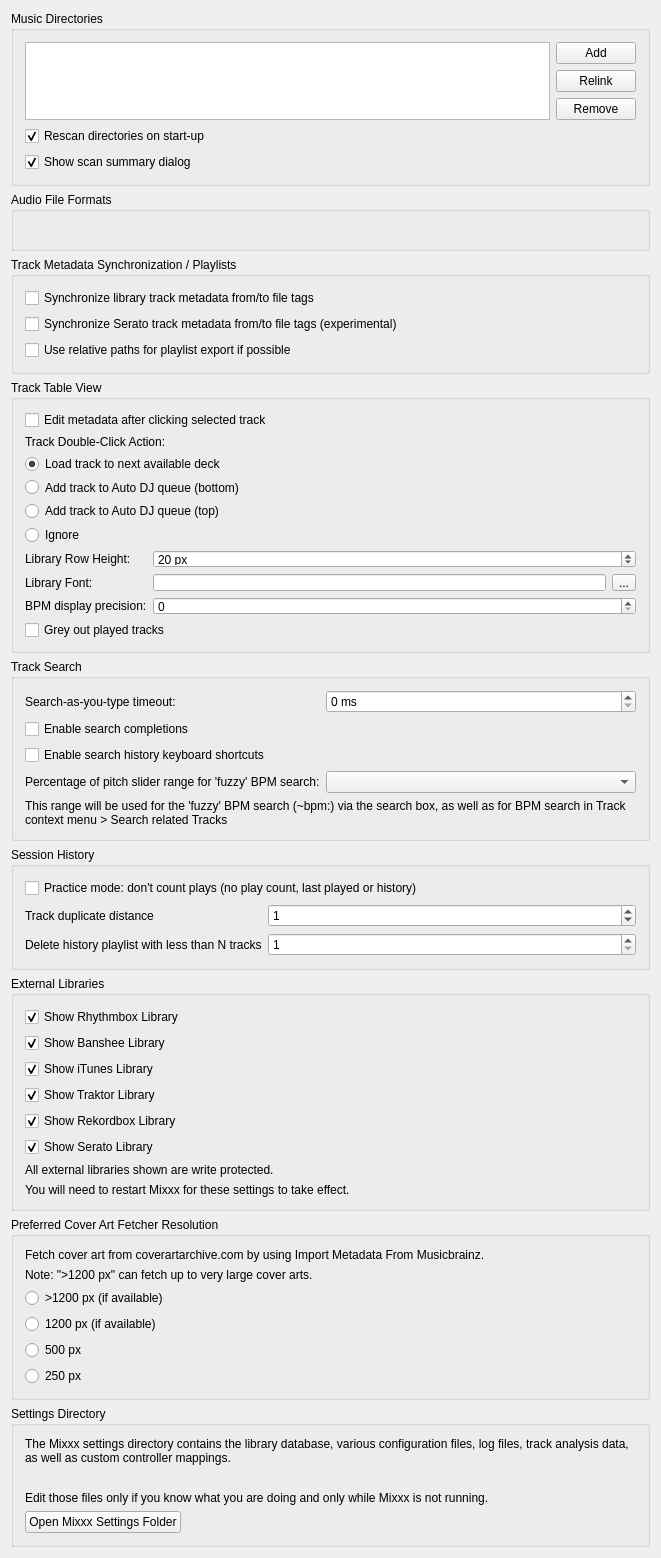
<?xml version="1.0" encoding="UTF-8"?>
<ui version="4.0">
 <class>DlgPrefLibraryDlg</class>
 <widget class="QWidget" name="DlgPrefLibraryDlg">
  <property name="geometry">
   <rect>
    <x>0</x>
    <y>0</y>
    <width>661</width>
    <height>1522</height>
   </rect>
  </property>
  <property name="windowTitle">
   <string notr="true">Library Preferences</string>
  </property>
  <layout class="QVBoxLayout" name="verticalLayout">

   <item>
    <widget class="QGroupBox" name="groupBox_MusicDirectories">
     <property name="title">
      <string>Music Directories</string>
     </property>
     <layout class="QGridLayout" name="gridLayout_music_directories">

      <item row="0" column="0" rowspan="3">
       <widget class="QListView" name="dirList">
        <property name="editTriggers">
         <set>QAbstractItemView::NoEditTriggers</set>
        </property>
        <property name="iconSize">
         <size>
          <width>16</width>
          <height>16</height>
         </size>
        </property>
        <property name="uniformItemSizes">
         <bool>true</bool>
        </property>
       </widget>
      </item>

      <item row="0" column="1">
       <widget class="QPushButton" name="pushButton_add_dir">
        <property name="font">
         <font/>
        </property>
        <property name="toolTip">
         <string>Add a directory where your music is stored. Mixxx will watch this directory and its subdirectories for new tracks.</string>
        </property>
        <property name="text">
         <string>Add</string>
        </property>
       </widget>
      </item>

      <item row="1" column="1">
       <widget class="QPushButton" name="pushButton_relocate_dir">
        <property name="toolTip">
         <string>If an existing music directory is moved, Mixxx doesn't know where to find the audio files in it. Choose Relink to select the music directory in its new location. &lt;br/&gt; This will re-establish the links to the audio files in the Mixxx library.</string>
        </property>
        <property name="text">
         <string extracomment="This will re-establish the links to the audio files in the Mixxx database if you move an music directory to a new location.">Relink</string>
        </property>
       </widget>
      </item>

      <item row="2" column="1">
       <widget class="QPushButton" name="pushButton_remove_dir">
        <property name="font">
         <font/>
        </property>
        <property name="toolTip">
         <string>If removed, Mixxx will no longer watch this directory and its subdirectories for new tracks.</string>
        </property>
        <property name="text">
         <string>Remove</string>
        </property>
       </widget>
      </item>

      <item row="3" column="0" colspan="2">
       <widget class="QCheckBox" name="checkBox_library_scan">
        <property name="text">
         <string>Rescan directories on start-up</string>
        </property>
        <property name="checked">
         <bool>true</bool>
        </property>
       </widget>
      </item>

      <item row="4" column="0" colspan="2">
       <widget class="QCheckBox" name="checkBox_library_scan_summary">
        <property name="text">
         <string>Show scan summary dialog</string>
        </property>
        <property name="checked">
         <bool>true</bool>
        </property>
       </widget>
      </item>

     </layout>
    </widget>
   </item>

   <item>
    <widget class="QGroupBox" name="groupBox_AudioFileFormats">
     <property name="title">
      <string>Audio File Formats</string>
     </property>
     <property name="flat">
      <bool>false</bool>
     </property>
     <layout class="QGridLayout" name="gridLayout_audio_formats">
      <item row="0" column="0">
       <widget class="QLabel" name="builtInFormats">
        <property name="text">
         <string/>
        </property>
        <property name="wordWrap">
         <bool>true</bool>
        </property>
       </widget>
      </item>
     </layout>
    </widget>
   </item>

   <item>
    <widget class="QGroupBox" name="groupBox_AudioFileTags">
     <property name="title">
      <string>Track Metadata Synchronization / Playlists</string>
     </property>
     <layout class="QGridLayout" name="gridLayout_metadata">
      <item row="0" column="0" colspan="2">
       <widget class="QCheckBox" name="checkBox_sync_track_metadata">
        <property name="toolTip">
         <string>Automatically write modified track metadata from the library into file tags and reimport metadata from updated file tags into the library</string>
        </property>
        <property name="text">
         <string>Synchronize library track metadata from/to file tags</string>
        </property>
       </widget>
      </item>

      <item row="1" column="0">
       <widget class="QCheckBox" name="checkBox_serato_metadata_export">
        <property name="toolTip">
         <string>Keeps track color, beat grid, bpm lock, cue points, and loops synchronized with SERATO_MARKERS/MARKERS2 file tags.&lt;br/&gt;&lt;br/&gt;WARNING: Enabling this option also enables the reimport of Serato metadata after files have been modified outside of Mixxx. On reimport existing metadata in Mixxx is replaced with the metadata found in file tags. Custom metadata not included in file tags like loop colors is lost.</string>
        </property>
        <property name="text">
         <string>Synchronize Serato track metadata from/to file tags (experimental)</string>
        </property>
       </widget>
      </item>

      <item row="2" column="0" colspan="2">
       <widget class="QCheckBox" name="checkBox_use_relative_path">
        <property name="text">
         <string>Use relative paths for playlist export if possible</string>
        </property>
       </widget>
      </item>
     </layout>
    </widget>
   </item>

   <item>
    <widget class="QGroupBox" name="groupBox_TrackTableView">
     <property name="title">
      <string>Track Table View</string>
     </property>
     <layout class="QGridLayout" name="gridLayout_track_table_view">

      <item row="1" column="0" colspan="3">
       <widget class="QCheckBox" name="checkBox_edit_metadata_selected_clicked">
        <property name="text">
         <string>Edit metadata after clicking selected track</string>
        </property>
       </widget>
      </item>

      <item row="2" column="0" colspan="3">
       <widget class="QLabel" name="label_doubeClickAction">
        <property name="text">
         <string>Track Double-Click Action:</string>
        </property>
        <property name="alignment">
         <set>Qt::AlignLeft|Qt::AlignVCenter</set>
        </property>
       </widget>
      </item>

      <item row="3" column="0" colspan="3">
       <widget class="QRadioButton" name="radioButton_dbclick_deck">
        <property name="text">
         <string>Load track to next available deck</string>
        </property>
        <property name="checked">
         <bool>true</bool>
        </property>
       </widget>
      </item>
      <item row="4" column="0" colspan="3">
       <widget class="QRadioButton" name="radioButton_dbclick_bottom">
        <property name="text">
         <string>Add track to Auto DJ queue (bottom)</string>
        </property>
       </widget>
      </item>
      <item row="5" column="0" colspan="3">
       <widget class="QRadioButton" name="radioButton_dbclick_top">
        <property name="text">
         <string>Add track to Auto DJ queue (top)</string>
        </property>
       </widget>
      </item>
      <item row="6" column="0" colspan="3">
       <widget class="QRadioButton" name="radioButton_dbclick_ignore">
        <property name="text">
         <string>Ignore</string>
        </property>
       </widget>
      </item>

      <item row="7" column="0">
       <widget class="QLabel" name="label_rowHeight">
        <property name="text">
         <string>Library Row Height:</string>
        </property>
        <property name="alignment">
         <set>Qt::AlignLeft|Qt::AlignVCenter</set>
        </property>
       </widget>
      </item>
      <item row="7" column="1" colspan="2">
       <widget class="QSpinBox" name="spinBox_row_height">
        <property name="suffix">
         <string> px</string>
        </property>
        <property name="minimum">
         <number>5</number>
        </property>
        <property name="maximum">
         <number>100</number>
        </property>
        <property name="value">
         <number>20</number>
        </property>
       </widget>
      </item>

      <item row="8" column="0">
       <widget class="QLabel" name="label_libraryFont">
        <property name="text">
         <string>Library Font:</string>
        </property>
        <property name="alignment">
         <set>Qt::AlignLeft|Qt::AlignVCenter</set>
        </property>
       </widget>
      </item>
      <item row="8" column="1">
       <widget class="QLineEdit" name="lineEdit_library_font">
        <property name="readOnly">
         <bool>true</bool>
        </property>
       </widget>
      </item>
      <item row="8" column="2">
       <widget class="QToolButton" name="btn_library_font">
        <property name="text">
         <string>...</string>
        </property>
       </widget>
      </item>

      <item row="9" column="0">
       <widget class="QLabel" name="label_bpm_precision">
        <property name="text">
         <string>BPM display precision:</string>
        </property>
        <property name="alignment">
         <set>Qt::AlignLeft|Qt::AlignVCenter</set>
        </property>
       </widget>
      </item>
      <item row="9" column="1" colspan="2">
       <widget class="QSpinBox" name="spinbox_bpm_precision"/>
      </item>

      <item row="10" column="0" colspan="3">
       <widget class="QCheckBox" name="checkbox_played_track_color">
        <property name="text">
         <string>Grey out played tracks</string>
        </property>
       </widget>
      </item>

     </layout>
    </widget>
   </item><!-- Track Table View -->

   <item>
    <widget class="QGroupBox" name="groupBox_Search">
     <property name="title">
      <string>Track Search</string>
     </property>
     <layout class="QGridLayout" name="gridLayout_search">

      <item row="0" column="0">
       <widget class="QLabel" name="label_searchDebouncingTimeout">
        <property name="text">
         <string>Search-as-you-type timeout:</string>
        </property>
        <property name="alignment">
         <set>Qt::AlignLeft|Qt::AlignVCenter</set>
        </property>
       </widget>
      </item>
      <item row="0" column="1" colspan="2">
       <widget class="QSpinBox" name="spinBox_search_debouncing_timeout">
        <property name="suffix">
         <string> ms</string>
        </property>
       </widget>
      </item>

      <item row="1" column="0" colspan="3">
       <widget class="QCheckBox" name="checkBox_enable_search_completions">
        <property name="text">
         <string>Enable search completions</string>
        </property>
       </widget>
      </item>

      <item row="2" column="0" colspan="3">
       <widget class="QCheckBox" name="checkBox_enable_search_history_shortcuts">
        <property name="text">
         <string>Enable search history keyboard shortcuts</string>
        </property>
       </widget>
      </item>

      <item row="3" column="0">
       <widget class="QLabel" name="label_searchBpmFuzzyRange">
        <property name="text">
         <string>Percentage of pitch slider range for 'fuzzy' BPM search:</string>
        </property>
        <property name="alignment">
         <set>Qt::AlignLeft|Qt::AlignVCenter</set>
        </property>
        <property name="buddy">
         <cstring>comboBox_search_bpm_fuzzy_range</cstring>
        </property>
       </widget>
      </item>
      <item row="3" column="1" colspan="2">
       <widget class="QComboBox" name="comboBox_search_bpm_fuzzy_range"/>
      </item>
      <item row="4" column="0" colspan="3">
       <widget class="QLabel" name="label_searchBpmFuzzyRangeInfo">
        <property name="text">
         <string>This range will be used for the 'fuzzy' BPM search (~bpm:) via the search box, as well as for BPM search in Track context menu &gt; Search related Tracks</string>
        </property>
        <property name="wordWrap">
         <bool>true</bool>
        </property>
       </widget>
      </item>

     </layout>
    </widget>
   </item><!-- Search box -->

   <item>
    <widget class="QGroupBox" name="groupBox_History">
     <property name="title">
      <string>Session History</string>
     </property>
     <layout class="QGridLayout" name="gridLayout_history">

      <item row="0" column="0" colspan="3">
       <widget class="QCheckBox" name="checkBox_history_practice_mode">
        <property name="toolTip">
         <string>For browsing, cueing and tagging: played tracks are only marked as played for this session. The play count, the last played date and the session history stay untouched.</string>
        </property>
        <property name="text">
         <string>Practice mode: don't count plays (no play count, last played or history)</string>
        </property>
       </widget>
      </item>

      <item row="1" column="0">
       <widget class="QLabel" name="label_history_track_duplicate_distance">
        <property name="text">
         <string>Track duplicate distance</string>
        </property>
        <property name="alignment">
         <set>Qt::AlignLeft|Qt::AlignVCenter</set>
        </property>
        <property name="wordWrap">
         <bool>true</bool>
        </property>
       </widget>
      </item>
      <item row="1" column="1" colspan="2">
       <widget class="QSpinBox" name="spinbox_history_track_duplicate_distance">
        <property name="toolTip">
         <string>When playing a track again log it to the session history only if more than N other tracks have been played in the meantime</string>
        </property>
        <property name="minimum">
         <number>0</number>
        </property>
        <property name="maximum">
         <number>99</number>
        </property>
        <property name="value">
         <number>1</number>
        </property>
       </widget>
      </item>

      <item row="2" column="0">
       <widget class="QLabel" name="label_history_cleanup">
        <property name="toolTip">
         <string>History playlist with less than N tracks will be deleted&lt;br/&gt;&lt;br/&gt;Note: the cleanup will be performed during startup and shutdown of Mixxx.</string>
        </property>
        <property name="text">
         <string>Delete history playlist with less than N tracks</string>
        </property>
        <property name="alignment">
         <set>Qt::AlignLeft|Qt::AlignVCenter</set>
        </property>
       </widget>
      </item>
      <item row="2" column="1" colspan="2">
       <widget class="QSpinBox" name="spinbox_history_min_tracks_to_keep">
        <property name="minimum">
         <number>1</number>
        </property>
        <property name="maximum">
         <number>99</number>
        </property>
        <property name="value">
         <number>1</number>
        </property>
       </widget>
      </item>

     </layout>
    </widget>
   </item><!-- History -->

   <item>
    <widget class="QGroupBox" name="groupBox_external_libraries">
     <property name="title">
      <string>External Libraries</string>
     </property>
     <layout class="QGridLayout" name="gridLayout_external_libraries">
      <item row="0" column="0">
       <widget class="QCheckBox" name="checkBox_show_rhythmbox">
        <property name="text">
         <string>Show Rhythmbox Library</string>
        </property>
        <property name="checked">
         <bool>true</bool>
        </property>
       </widget>
      </item>
      <item row="1" column="0">
       <widget class="QCheckBox" name="checkBox_show_banshee">
        <property name="text">
         <string>Show Banshee Library</string>
        </property>
        <property name="checked">
         <bool>true</bool>
        </property>
       </widget>
      </item>
      <item row="2" column="0">
       <widget class="QCheckBox" name="checkBox_show_itunes">
        <property name="text">
         <string>Show iTunes Library</string>
        </property>
        <property name="checked">
         <bool>true</bool>
        </property>
       </widget>
      </item>
      <item row="3" column="0">
       <widget class="QCheckBox" name="checkBox_show_traktor">
        <property name="text">
         <string>Show Traktor Library</string>
        </property>
        <property name="checked">
         <bool>true</bool>
        </property>
       </widget>
      </item>
      <item row="4" column="0">
       <widget class="QCheckBox" name="checkBox_show_rekordbox">
        <property name="text">
         <string>Show Rekordbox Library</string>
        </property>
        <property name="checked">
         <bool>true</bool>
        </property>
       </widget>
      </item>
      <item row="5" column="0">
       <widget class="QCheckBox" name="checkBox_show_serato">
        <property name="text">
         <string>Show Serato Library</string>
        </property>
        <property name="checked">
         <bool>true</bool>
        </property>
       </widget>
      </item>
      <item row="6" column="0">
       <widget class="QLabel" name="label_4">
        <property name="text">
         <string>All external libraries shown are write protected.</string>
        </property>
        <property name="wordWrap">
         <bool>true</bool>
        </property>
        <property name="topMargin" stdset="0">
         <number>10</number>
        </property>
       </widget>
      </item>
      <item row="7" column="0">
       <widget class="QLabel" name="label_11">
        <property name="text">
         <string>You will need to restart Mixxx for these settings to take effect.</string>
        </property>
        <property name="wordWrap">
         <bool>true</bool>
        </property>
       </widget>
      </item>
     </layout>
    </widget>
   </item>

   <item>
    <widget class="QGroupBox" name="groupBox_cover_art_fetcher">
     <property name="title">
      <string>Preferred Cover Art Fetcher Resolution</string>
     </property>
     <layout class="QGridLayout" name="gridLayout_cover_art_fetcher">
      <item row="0" column="0">
       <widget class="QLabel" name="label_12">
        <property name="text">
         <string>Fetch cover art from coverartarchive.com by using Import Metadata From Musicbrainz.</string>
        </property>
        <property name="wordWrap">
         <bool>true</bool>
        </property>
       </widget>
      </item>
      <item row="1" column="0">
       <widget class="QLabel" name="label_13">
        <property name="text">
         <string>Note: &quot;&gt;1200 px&quot; can fetch up to very large cover arts.</string>
        </property>
        <property name="wordWrap">
         <bool>true</bool>
        </property>
       </widget>
      </item>
      <item row="2" column="0">
       <widget class="QRadioButton" name="radioButton_cover_art_fetcher_highest">
        <property name="text">
         <string>&gt;1200 px (if available)</string>
        </property>
        <property name="checked">
         <bool>false</bool>
        </property>
       </widget>
      </item>
      <item row="3" column="0">
       <widget class="QRadioButton" name="radioButton_cover_art_fetcher_high">
        <property name="text">
         <string>1200 px (if available)</string>
        </property>
        <property name="checked">
         <bool>false</bool>
        </property>
       </widget>
      </item>
      <item row="4" column="0">
       <widget class="QRadioButton" name="radioButton_cover_art_fetcher_medium">
        <property name="text">
         <string>500 px</string>
        </property>
        <property name="checked">
         <bool>false</bool>
        </property>
       </widget>
      </item>
      <item row="5" column="0">
       <widget class="QRadioButton" name="radioButton_cover_art_fetcher_lowest">
        <property name="text">
         <string>250 px</string>
        </property>
        <property name="checked">
         <bool>false</bool>
        </property>
       </widget>
      </item>
     </layout>
    </widget>
   </item>

   <item>
    <widget class="QGroupBox" name="groupBox_settingsDir">
     <property name="title">
      <string>Settings Directory</string>
     </property>
     <layout class="QVBoxLayout" name="vlayout_settingsDir">
      <item>
       <widget class="QLabel" name="label_settingsDir">
        <property name="text">
         <string>The Mixxx settings directory contains the library database, various configuration files, log files, track analysis data, as well as custom controller mappings.</string>
        </property>
        <property name="wordWrap">
         <bool>true</bool>
        </property>
       </widget>
      </item>
      <item>
       <widget class="QLabel" name="label_settingsManualLink">
        <property name="text">
         <string/>
        </property>
        <property name="wordWrap">
         <bool>true</bool>
        </property>
        <property name="openExternalLinks">
         <bool>true</bool>
        </property>
       </widget>
      </item>
      <item>
       <widget class="QLabel" name="label_settingsWarning">
        <property name="text">
         <string>Edit those files only if you know what you are doing and only while Mixxx is not running.</string>
        </property>
        <property name="wordWrap">
         <bool>true</bool>
        </property>
       </widget>
      </item>
      <item>
       <widget class="QPushButton" name="pushButton_open_settings_dir">
        <property name="sizePolicy">
         <sizepolicy hsizetype="Fixed" vsizetype="Fixed">
          <horstretch>0</horstretch>
          <verstretch>0</verstretch>
         </sizepolicy>
        </property>
        <property name="text">
         <string>Open Mixxx Settings Folder</string>
        </property>
       </widget>
      </item>
     </layout>
    </widget>
   </item>
   <item>
    <spacer name="verticalSpacer">
     <property name="orientation">
      <enum>Qt::Vertical</enum>
     </property>
     <property name="sizeHint" stdset="0">
      <size>
       <width>20</width>
       <height>40</height>
      </size>
     </property>
    </spacer>
   </item>
  </layout>
 </widget>
 <layoutdefault spacing="6" margin="11"/>
 <tabstops>
  <tabstop>dirList</tabstop>
  <tabstop>pushButton_add_dir</tabstop>
  <tabstop>pushButton_relocate_dir</tabstop>
  <tabstop>pushButton_remove_dir</tabstop>
  <tabstop>checkBox_library_scan</tabstop>
  <tabstop>checkBox_library_scan_summary</tabstop>
  <tabstop>checkBox_sync_track_metadata</tabstop>
  <tabstop>checkBox_serato_metadata_export</tabstop>
  <tabstop>checkBox_use_relative_path</tabstop>
  <tabstop>checkBox_edit_metadata_selected_clicked</tabstop>
  <tabstop>radioButton_dbclick_deck</tabstop>
  <tabstop>radioButton_dbclick_bottom</tabstop>
  <tabstop>radioButton_dbclick_top</tabstop>
  <tabstop>radioButton_dbclick_ignore</tabstop>
  <tabstop>spinBox_row_height</tabstop>
  <tabstop>btn_library_font</tabstop>
  <tabstop>spinbox_bpm_precision</tabstop>
  <tabstop>checkbox_played_track_color</tabstop>
  <tabstop>spinBox_search_debouncing_timeout</tabstop>
  <tabstop>checkBox_enable_search_completions</tabstop>
  <tabstop>checkBox_enable_search_history_shortcuts</tabstop>
  <tabstop>comboBox_search_bpm_fuzzy_range</tabstop>
  <tabstop>checkBox_history_practice_mode</tabstop>
  <tabstop>spinbox_history_track_duplicate_distance</tabstop>
  <tabstop>spinbox_history_min_tracks_to_keep</tabstop>
  <tabstop>checkBox_show_rhythmbox</tabstop>
  <tabstop>checkBox_show_banshee</tabstop>
  <tabstop>checkBox_show_itunes</tabstop>
  <tabstop>checkBox_show_traktor</tabstop>
  <tabstop>checkBox_show_rekordbox</tabstop>
  <tabstop>checkBox_show_serato</tabstop>
  <tabstop>radioButton_cover_art_fetcher_highest</tabstop>
  <tabstop>radioButton_cover_art_fetcher_high</tabstop>
  <tabstop>radioButton_cover_art_fetcher_medium</tabstop>
  <tabstop>radioButton_cover_art_fetcher_lowest</tabstop>
  <tabstop>pushButton_open_settings_dir</tabstop>
 </tabstops>
 <resources/>
 <connections/>
</ui>
